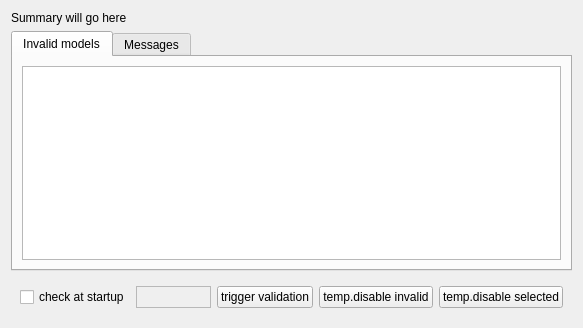
<?xml version="1.0" encoding="UTF-8"?>
<ui version="4.0">
 <class>CAircraftModelValidationComponent</class>
 <widget class="QFrame" name="CAircraftModelValidationComponent">
  <property name="windowTitle">
   <string>Model validation</string>
  </property>
  <layout class="QVBoxLayout" name="vl_AircraftModelValidation" stretch="0,1,0">
   <item>
    <widget class="QLabel" name="lbl_Summay">
     <property name="text">
      <string>Summary will go here</string>
     </property>
     <property name="wordWrap">
      <bool>true</bool>
     </property>
    </widget>
   </item>
   <item>
    <widget class="QTabWidget" name="tw_CAircraftModelValidationComponent">
     <property name="currentIndex">
      <number>0</number>
     </property>
     <widget class="QWidget" name="tb_InvalidModels">
      <attribute name="title">
       <string>Invalid models</string>
      </attribute>
      <layout class="QVBoxLayout" name="vl_InvalidModels">
       <item>
        <widget class="BlackGui::Views::CAircraftModelView" name="tvp_InvalidModels">
         <property name="selectionBehavior">
          <enum>QAbstractItemView::SelectRows</enum>
         </property>
         <attribute name="verticalHeaderVisible">
          <bool>false</bool>
         </attribute>
        </widget>
       </item>
      </layout>
     </widget>
     <widget class="QWidget" name="tb_Messages">
      <attribute name="title">
       <string>Messages</string>
      </attribute>
      <layout class="QVBoxLayout" name="vl_Messages">
       <item>
        <widget class="BlackGui::Components::CLogComponent" name="comp_Messages">
         <property name="frameShape">
          <enum>QFrame::StyledPanel</enum>
         </property>
         <property name="frameShadow">
          <enum>QFrame::Raised</enum>
         </property>
        </widget>
       </item>
      </layout>
     </widget>
    </widget>
   </item>
   <item>
    <widget class="QWidget" name="wi_Buttons" native="true">
     <layout class="QGridLayout" name="gridLayout">
      <item row="0" column="1">
       <widget class="BlackGui::Components::CSimulatorSelector" name="comp_Simulator">
        <property name="minimumSize">
         <size>
          <width>75</width>
          <height>0</height>
         </size>
        </property>
        <property name="frameShape">
         <enum>QFrame::StyledPanel</enum>
        </property>
        <property name="frameShadow">
         <enum>QFrame::Raised</enum>
        </property>
       </widget>
      </item>
      <item row="0" column="0">
       <widget class="QCheckBox" name="cb_EnableStartupCheck">
        <property name="text">
         <string>check at startup</string>
        </property>
       </widget>
      </item>
      <item row="0" column="4">
       <widget class="QPushButton" name="pb_TempDisableSelected">
        <property name="text">
         <string>temp.disable selected</string>
        </property>
       </widget>
      </item>
      <item row="0" column="3">
       <widget class="QPushButton" name="pb_TempDisableInvalid">
        <property name="text">
         <string>temp.disable invalid</string>
        </property>
       </widget>
      </item>
      <item row="0" column="2">
       <widget class="QPushButton" name="pb_TriggerValidation">
        <property name="text">
         <string>trigger validation</string>
        </property>
       </widget>
      </item>
     </layout>
    </widget>
   </item>
  </layout>
 </widget>
 <customwidgets>
  <customwidget>
   <class>BlackGui::Views::CAircraftModelView</class>
   <extends>QTableView</extends>
   <header>blackgui/views/aircraftmodelview.h</header>
  </customwidget>
  <customwidget>
   <class>BlackGui::Components::CLogComponent</class>
   <extends>QFrame</extends>
   <header>blackgui/components/logcomponent.h</header>
   <container>1</container>
  </customwidget>
  <customwidget>
   <class>BlackGui::Components::CSimulatorSelector</class>
   <extends>QFrame</extends>
   <header>blackgui/components/simulatorselector.h</header>
   <container>1</container>
  </customwidget>
 </customwidgets>
 <tabstops>
  <tabstop>tw_CAircraftModelValidationComponent</tabstop>
  <tabstop>tvp_InvalidModels</tabstop>
  <tabstop>cb_EnableStartupCheck</tabstop>
  <tabstop>pb_TriggerValidation</tabstop>
  <tabstop>pb_TempDisableInvalid</tabstop>
  <tabstop>pb_TempDisableSelected</tabstop>
 </tabstops>
 <resources/>
 <connections/>
</ui>
